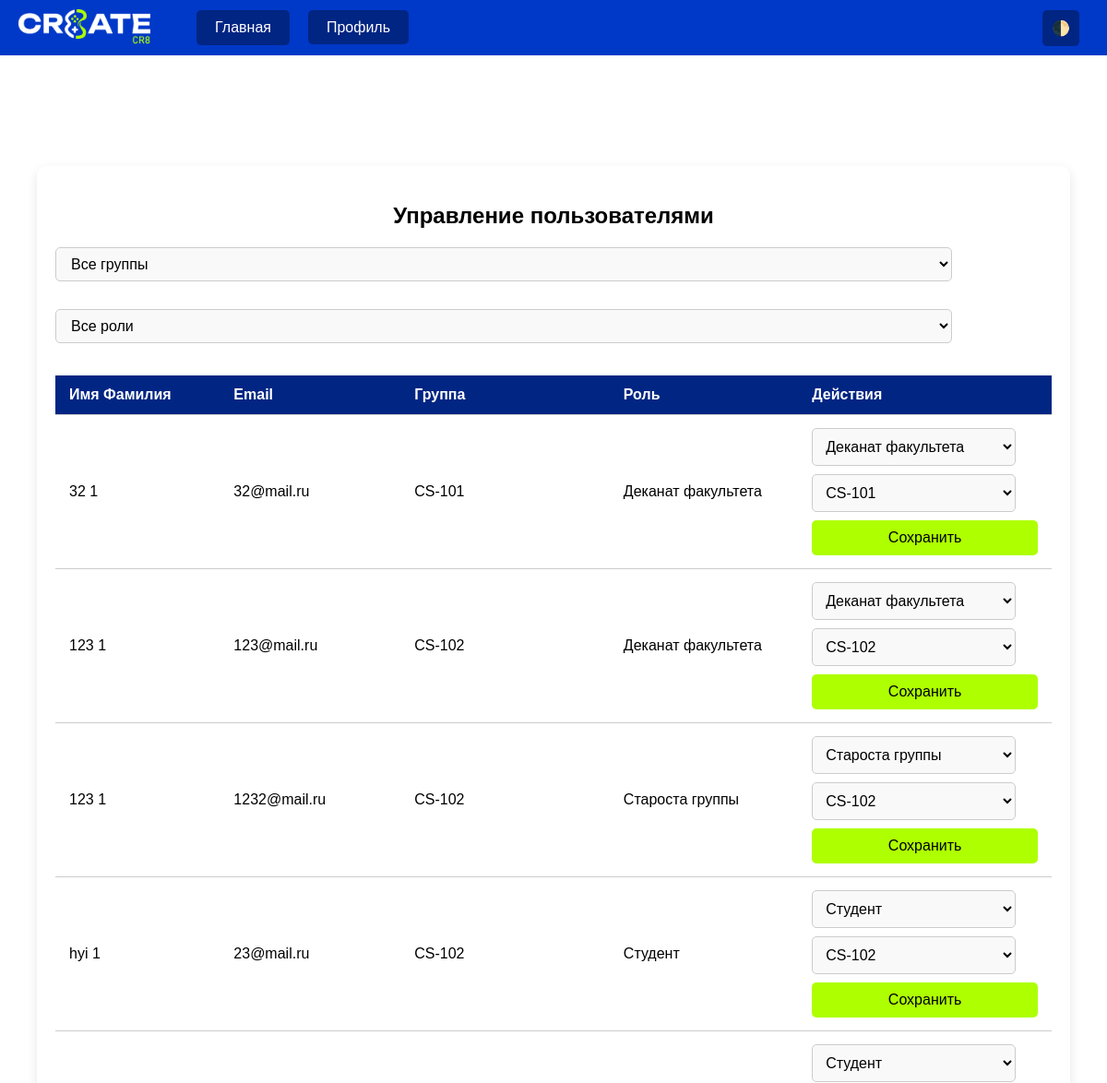
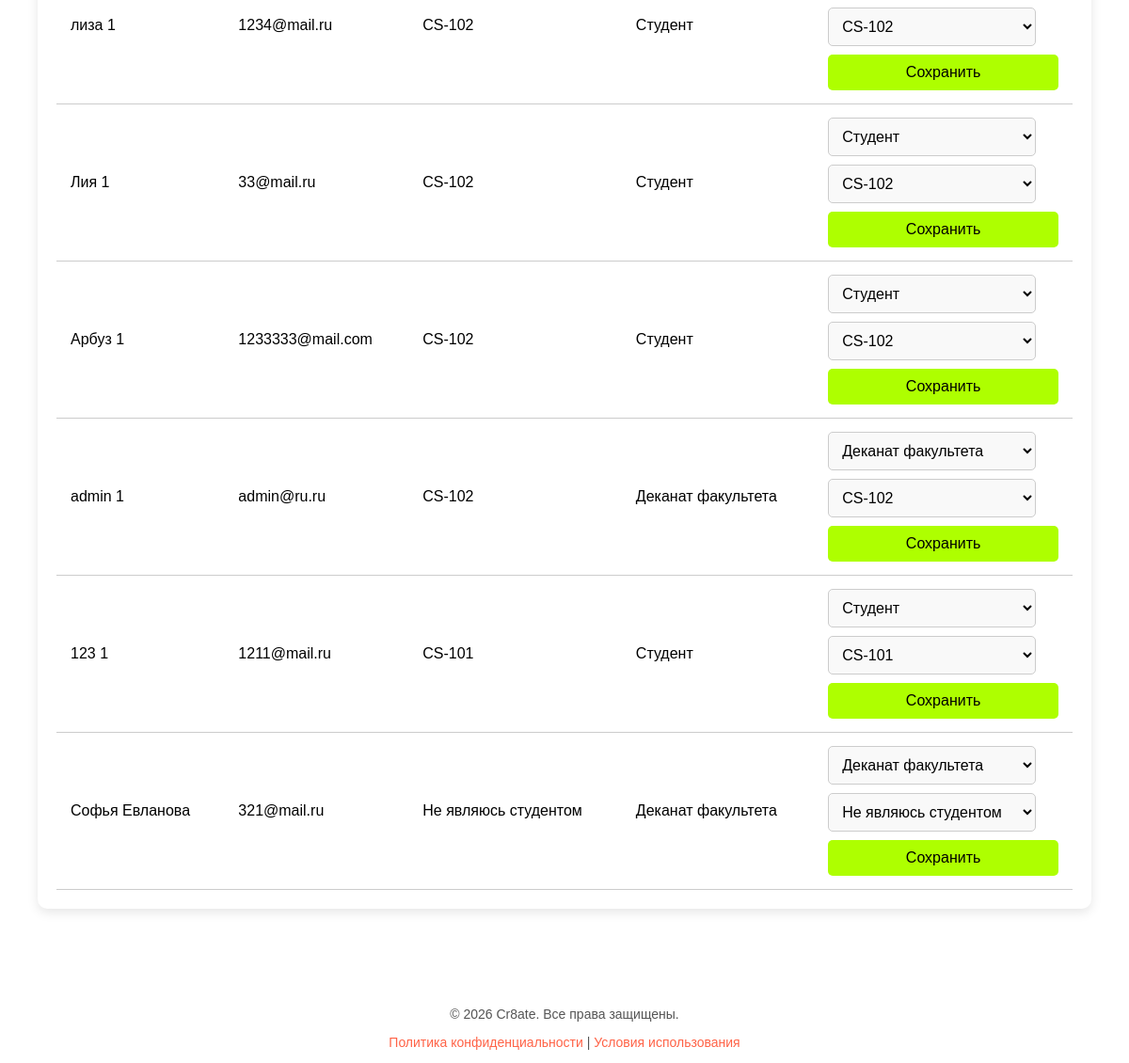
Page /manage-users/ (signed in) on the committed database (2 pictures, top to bottom).
### user_auth/models.py (models this page shows, shortened)
class CustomUser(AbstractBaseUser, PermissionsMixin):
    email = models.EmailField(unique=True)
    name = models.CharField(max_length=255)
    surname = models.CharField(max_length=255)
    role = models.CharField(
        max_length=20,
        choices=UserRole.choices,
        default=UserRole.STUDENT
    )
    group = models.CharField(
        max_length=20,
        choices=StudyGroup.choices,
        default=StudyGroup.NONE
    )
    is_active = models.BooleanField(default=True)
    is_staff = models.BooleanField(default=False)
    objects = CustomUserManager()
    USERNAME_FIELD = 'email'
    REQUIRED_FIELDS = ['name']
    @property
    def full_name(self):
        return f"{self.name} {self.surname}"

### user_auth/views.py (the view, shortened to what this page needs)
# urls.py: path('manage-users/', views.manage_users, name='manage_users'),
@login_required
def manage_users(request):
    if request.user.role != UserRole.DEAN:
        return redirect('user_auth:home')
    selected_group = request.GET.get('group')
    selected_role = request.GET.get('role')
    users = CustomUser.objects.all()
    if selected_group:
        users = users.filter(group=selected_group)
    if selected_role:
        users = users.filter(role=selected_role)
    return render(request, 'manage_users.html', {
    'users': users,
    'roles': UserRole.choices,
    'groups': StudyGroup.choices,
    'selected_group': selected_group,
    'selected_role': selected_role,  # <-- передаем сюда
})

### user_auth/templates/manage_users.html (shortened to what this page needs)
{% load static %}
<!DOCTYPE html>
<html lang="ru" data-theme="light">
<head>
    <link rel="stylesheet" href="{% static 'css/login.css' %}">
</head>
<body>
<div class="navbar">
    <a href="{% url 'user_auth:home' %}" class="logo-link">
        <img src="{% static 'images/logo.png' %}" alt="Логотип" class="logo-img">
    </a>
    <a href="{% url 'user_auth:home' %}" class="home-btn">Главная</a>
    {% if user.is_authenticated %}
    <div class="profile-menu">
        <a href="#" class="home-btn" onclick="toggleProfileMenu(event)">Профиль</a>
    </div>
    {% endif %}
    <button class="theme-btn" onclick="toggleTheme()">🌓</button>
</div>
<div class="panel-container">
    <h2>Управление пользователями</h2>
    <form method="get" class="filters">
        <select name="group" onchange="this.form.submit()">
            <option value="">Все группы</option>
        </select>
        <select name="role" onchange="this.form.submit()">
            <option value="">Все роли</option>
        </select>
    </form>
    <div class="table-container">
        <table>
            <thead>
                <tr>
                    <th>Имя Фамилия</th>
                    <th>Email</th>
                    <th>Группа</th>
                    <th>Роль</th>
                    <th>Действия</th>
                </tr>
            </thead>
            <tbody>
            {% for u in users %}
                <tr>
                    <td>{{ u.full_name }}</td>
                    <td>{{ u.email }}</td>
                    <td>{{ u.get_group_display }}</td>
                    <td>{{ u.get_role_display }}</td>
                    <td>
                        <form method="post" style="display:flex; gap:5px; flex-wrap:wrap;">
                            <select name="role">
                                {% for value, label in roles %}
                                    <option value="{{ value }}" {% if value == u.role %}selected{% endif %}>{{ label }}</option>
                                {% endfor %}
                            </select>
                            <select name="group">
                                {% for value, label in groups %}
                                    <option value="{{ value }}" {% if value == u.group %}selected{% endif %}>{{ label }}</option>
                                {% endfor %}
                            </select>
                            <button type="submit" class="action-btn">Сохранить</button>
                        </form>
                    </td>
                </tr>
            {% empty %}
                <tr>
                    <td colspan="5" style="text-align:center">Нет пользователей</td>
                </tr>
            {% endfor %}
            </tbody>
        </table>
    </div>
</div>
<div class="footer-home">
    <p>© 2026 Cr8ate. Все права защищены.</p>
    <p><a href="#">Политика конфиденциальности</a> | <a href="#">Условия использования</a></p>
</div>
</body>
</html>

### user_auth/static/css/login.css (style rules this page uses)
:root { --bg-color: #ffffff; --text-color: #000000; --navbar-bg: #0039c8; --container-bg: #ffffff; --input-bg: #f9f9f9; --input-border: #ccc; --button-bg: #012583; --button-hover-bg: #00164e; --button-text: #000000; --footer-text: #555; --link-color: #0039c8; --button-login: #aeff00; --button-log-hov: #669403; --mark-col: #aeff00; }
body { font-family: Arial, sans-serif; background-color: var(--bg-color); color: var(--text-color); min-height: 100vh; margin: 0; padding-top: 60px; display: flex; flex-direction: column; justify-content: center; align-items: center; }
.navbar { width: 100%; background-color: var(--navbar-bg); color: var(--text-color); padding: 10px 20px; display: flex; align-items: center; position: fixed; top: 0; left: 0; z-index: 1000; }
.logo-link { display: flex; align-items: center; text-decoration: none; margin-right: 50px; }
.logo-img { height: 40px; width: auto; }
.home-btn { background-color: var(--button-bg); border: none; padding: 10px 20px; margin-right: 20px; border-radius: 5px; color: white; font-size: 16px; cursor: pointer; text-decoration: none; }
.home-btn { color: white; }
h2 { text-align: center; margin-bottom: 20px; }
form { display: flex; flex-direction: column; }
button { padding: 10px; background-color: var(--button-login); border: none; border-radius: 5px; color: var(--button-text); font-size: 16px; cursor: pointer; transition: background-color 0.3s ease; }
.footer-home { margin-top: 50px; bottom: 10px; width: 100%; text-align: center; font-size: 14px; color: var(--footer-text); }
.footer-home a { color: #ff6347; text-decoration: none; }
.navbar .theme-btn { background-color: var(--button-bg); margin-left: auto; margin-right: 50px; }
.profile-menu { position: relative; display: inline-block; }
select { background-color: var(--input-bg); border: 1px solid var(--input-border); padding: 10px; margin-bottom: 15px; border-radius: 5px; font-size: 16px; color: var(--text-color); }
.panel-container { background-color: var(--container-bg); padding: 20px; border-radius: 10px; box-shadow: 0 4px 12px rgba(0,0,0,0.1); width: 90%; max-width: 1200px; margin: 120px auto 40px; margin-top: 10%; }
.filters { display: flex; gap: 15px; flex-wrap: wrap; margin-bottom: 20px; justify-content: flex-start; margin-top: 10px; }
.filters select, .filters button { background-color: var(--input-bg); border: 1px solid var(--input-border); padding: 8px 12px; border-radius: 5px; font-size: 16px; color: var(--text-color); cursor: pointer; }
.table-container { overflow-x: auto; }
table { width: 100%; border-collapse: collapse; }
table th, table td { padding: 12px 15px; text-align: left; border-bottom: 1px solid var(--input-border); }
table th { background-color: var(--button-bg); color: white; }
.action-btn, table select { margin: 2px 0; }
form input, form select, form textarea { background-color: var(--input-bg); border: 1px solid var(--input-border); padding: 10px; border-radius: 5px; font-size: 16px; color: var(--text-color); width: 90%; }

### rows in the picture
CustomUser: full_name "32 1", email "32@mail.ru", group "CS-101", role "Деканат факультета"
CustomUser: full_name "123 1", email "123@mail.ru", group "CS-102", role "Деканат факультета"
CustomUser: full_name "123 1", email "1232@mail.ru", group "CS-102", role "Староста группы"
CustomUser: full_name "hyi 1", email "23@mail.ru", group "CS-102", role "Студент"
CustomUser: full_name "лиза 1", email "1234@mail.ru", group "CS-102", role "Студент"
CustomUser: full_name "Лия 1", email "33@mail.ru", group "CS-102", role "Студент"
CustomUser: full_name "Арбуз 1", email "1233333@mail.com", group "CS-102", role "Студент"
CustomUser: full_name "admin 1", email "admin@ru.ru", group "CS-102", role "Деканат факультета"
CustomUser: full_name "123 1", email "1211@mail.ru", group "CS-101", role "Студент"
CustomUser: full_name "Софья Евланова", email "321@mail.ru", group "Не являюсь студентом", role "Деканат факультета"
